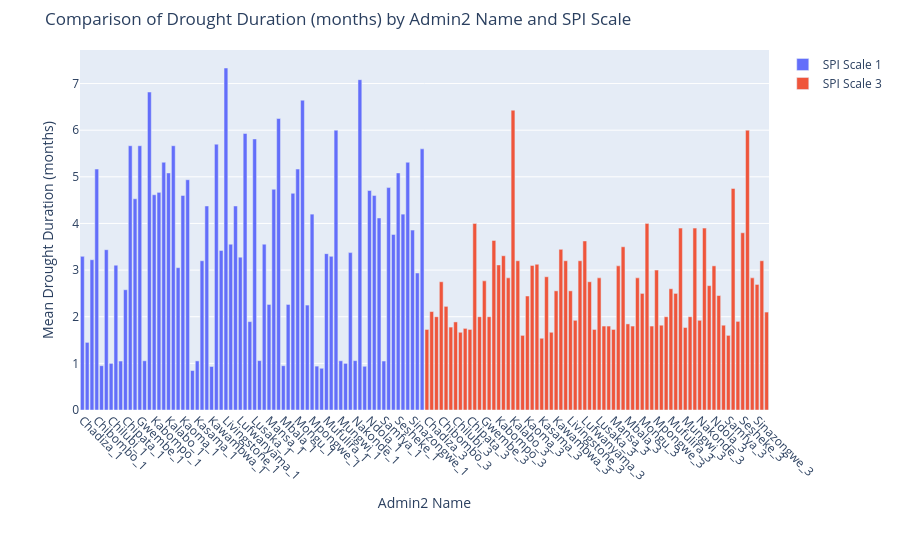

The notebook cell this image was saved under:
### Markdown cell above
### SPI Scale (1-month vs. 3-month) Analysis

### Code cell
from utils.drought_analysis_funcs import setup_interactive_drought_analysis_custom


setup_interactive_drought_analysis_custom(drought_events_df)

### Figure 1 — Plotly figure (JSON) as saved in the notebook; plotly's stock layout.template omitted (floating-point values rounded to 4 significant figures)
{"data": [{"marker": {"color": 1, "coloraxis": "coloraxis"}, "name": "SPI Scale 1", "type": "bar", "x": ["Chadiza_1", "Chama_1", "Chavuma_1", "Chibombo_1", "Chienge_1", "Chililabombwe_1", "Chilubi_1", "Chingola_1", "Chinsali_1", "Chipata_1", "Choma_1", "Chongwe_1", "Gwembe_1", "Isoka_1", "Itezhi_tezhi_1", "Kabompo_1", "Kabwe_1", "Kafue_1", "Kalabo_1", "Kalomo_1", "Kalulushi_1", "Kaoma_1", "Kapiri_Mposhi_1", "Kaputa_1", "Kasama_1", "Kasempa_1", "Katete_1", "Kawambwa_1", "Kazungula_1", "Kitwe_1", "Livingstone_1", "Luangwa_1", "Luanshya_1", "Lufwanyama_1", "Lukulu_1", "Lundazi_1", "Lusaka_1", "Luwingu_1", "Mambwe_1", "Mansa_1", "Masaiti_1", "Mazabuka_1", "Mbala_1", "Milenge_1", "Mkushi_1", "Mongu_1", "Monze_1", "Mpika_1", "Mpongwe_1", "Mporokoso_1", "Mpulungu_1", "Mufulira_1", "Mufumbwe_1", "Mumbwa_1", "Mungwi_1", "Mwense_1", "Mwinilunga_1", "Nakonde_1", "Namwala_1", "Nchelenge_1", "Ndola_1", "Nyimba_1", "Petauke_1", "Samfya_1", "Senanga_1", "Serenje_1", "Sesheke_1", "Shang'ombo_1", "Siavonga_1", "Sinazongwe_1", "Solwezi_1", "Zambezi_1"], "y": [3.294, 1.45, 3.222, 5.167, 0.95, 3.438, 1, 3.105, 1.05, 2.579, 5.667, 4.529, 5.667, 1.056, 6.818, 4.615, 4.667, 5.312, 5.083, 5.667, 3.053, 4.6, 4.938, 0.8462, 1.053, 3.2, 4.375, 0.9333, 5.7, 3.421, 7.333, 3.556, 4.375, 3.278, 5.929, 1.895, 5.812, 1.059, 3.556, 2.263, 4.733, 6.25, 0.95, 2.263, 4.647, 5.167, 6.643, 2.25, 4.2, 0.9412, 0.8947, 3.353, 3.294, 6, 1.056, 1, 3.375, 1.059, 7.083, 0.9375, 4.706, 4.6, 4.118, 1.05, 4.769, 3.765, 5.083, 4.2, 5.312, 3.857, 2.938, 5.6]}, {"marker": {"color": 3, "coloraxis": "coloraxis"}, "name": "SPI Scale 3", "type": "bar", "x": ["Chadiza_3", "Chama_3", "Chavuma_3", "Chibombo_3", "Chienge_3", "Chililabombwe_3", "Chilubi_3", "Chingola_3", "Chinsali_3", "Chipata_3", "Choma_3", "Chongwe_3", "Gwembe_3", "Isoka_3", "Itezhi_tezhi_3", "Kabompo_3", "Kabwe_3", "Kafue_3", "Kalabo_3", "Kalomo_3", "Kalulushi_3", "Kaoma_3", "Kapiri_Mposhi_3", "Kaputa_3", "Kasama_3", "Kasempa_3", "Katete_3", "Kawambwa_3", "Kazungula_3", "Kitwe_3", "Livingstone_3", "Luangwa_3", "Luanshya_3", "Lufwanyama_3", "Lukulu_3", "Lundazi_3", "Lusaka_3", "Luwingu_3", "Mambwe_3", "Mansa_3", "Masaiti_3", "Mazabuka_3", "Mbala_3", "Milenge_3", "Mkushi_3", "Mongu_3", "Monze_3", "Mpika_3", "Mpongwe_3", "Mporokoso_3", "Mpulungu_3", "Mufulira_3", "Mufumbwe_3", "Mumbwa_3", "Mungwi_3", "Mwense_3", "Mwinilunga_3", "Nakonde_3", "Namwala_3", "Nchelenge_3", "Ndola_3", "Nyimba_3", "Petauke_3", "Samfya_3", "Senanga_3", "Serenje_3", "Sesheke_3", "Shang'ombo_3", "Siavonga_3", "Sinazongwe_3", "Solwezi_3", "Zambezi_3"], "y": [1.727, 2.111, 2, 2.75, 2.222, 1.778, 1.889, 1.667, 1.75, 1.727, 4, 2, 2.769, 2, 3.636, 3.111, 3.308, 2.833, 6.429, 3.2, 1.6, 2.444, 3.1, 3.125, 1.538, 2.857, 1.667, 2.556, 3.444, 3.2, 2.556, 1.923, 3.2, 3.625, 2.75, 1.727, 2.833, 1.8, 1.8, 1.727, 3.091, 3.5, 1.846, 1.8, 2.833, 2.5, 4, 1.8, 3, 1.818, 2, 2.6, 2.5, 3.9, 1.769, 2, 3.9, 1.923, 3.9, 2.667, 3.091, 2.455, 1.818, 1.6, 4.75, 1.9, 3.8, 6, 2.833, 2.692, 3.2, 2.1]}], "layout": {"barmode": "group", "coloraxis": {"colorbar": {"title": {"text": "SPI Scale"}}, "colorscale": [[0, "#440154"], [0.1111, "#482878"], [0.2222, "#3e4989"], [0.3333, "#31688e"], [0.4444, "#26828e"], [0.5556, "#1f9e89"], [0.6667, "#35b779"], [0.7778, "#6ece58"], [0.8889, "#b5de2b"], [1, "#fde725"]]}, "margin": {"b": 150, "t": 50}, "title": {"text": "Comparison of Drought Duration (months) by Admin2 Name and SPI Scale"}, "xaxis": {"tickangle": 45, "title": {"text": "Admin2 Name"}}, "yaxis": {"title": {"text": "Mean Drought Duration (months)"}}}}
